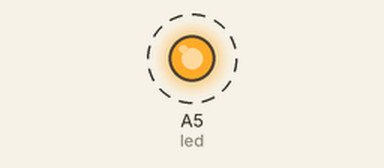
Bench run of a sketch on a simulated Arduino Uno, built with avr-gcc and run on an emulated ATmega328P. Parts: output pins drawn as LEDs (lit = HIGH). Dashed ring = blinking.

Above: at 0.5 s.
Timing chart, 0 to 4.6 s (numbered marks = the images above):
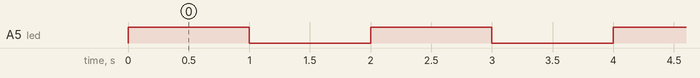

The sketch:

4n35.ino
```cpp
int led = A5; // set pin A5 untuk LED
void setup() {
  pinMode(led, OUTPUT); //men set pin led sebagai outputt
}
void loop() {
 digitalWrite(led, HIGH); //menuliskan led untuk menyala (HIGH)
delay(1000); // memberi delay selama 1 detik
digitalWrite(led, LOW); // menuliskan led untuk mati (LOW)
delay(1000); // memberi delay selama 1 detik
}
```

Measured:
- by itself, A5 (led): alternates HIGH for 1.0 s and LOW for 1.0 s
